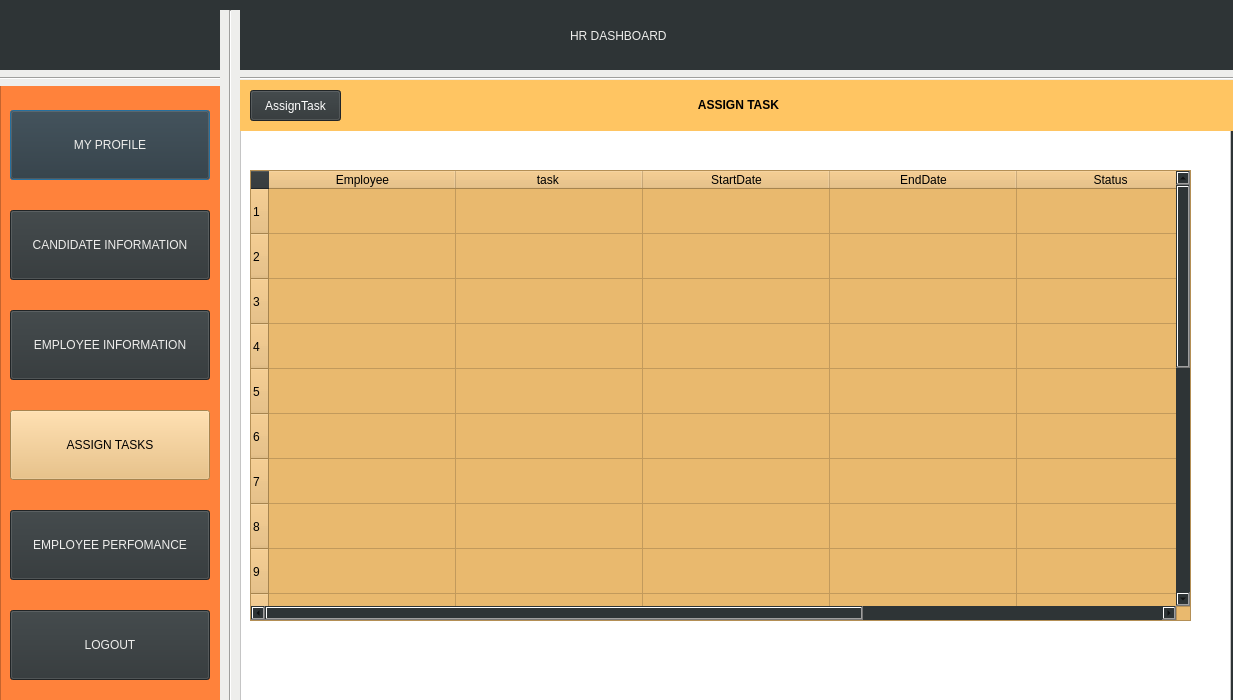
<?xml version="1.0" encoding="UTF-8"?>
<ui version="4.0">
 <class>Dialog</class>
 <widget class="QDialog" name="Dialog">
  <property name="geometry">
   <rect>
    <x>0</x>
    <y>0</y>
    <width>1233</width>
    <height>700</height>
   </rect>
  </property>
  <property name="windowTitle">
   <string>Dialog</string>
  </property>
  <property name="autoFillBackground">
   <bool>false</bool>
  </property>
  <property name="styleSheet">
   <string notr="true">background-color: rgb(46, 52, 54);
border-bottom-color: rgb(238, 238, 236);
border-right-color: rgb(238, 238, 236);
border-top-color: rgb(238, 238, 236);
border-color: rgb(245, 121, 0);</string>
  </property>
  <widget class="QLabel" name="label1">
   <property name="geometry">
    <rect>
     <x>570</x>
     <y>0</y>
     <width>321</width>
     <height>71</height>
    </rect>
   </property>
   <property name="styleSheet">
    <string notr="true">color:rgb(238, 238, 236);
font: 75 30pt &quot;Ubuntu Condensed&quot;;</string>
   </property>
   <property name="text">
    <string>HR DASHBOARD</string>
   </property>
  </widget>
  <widget class="QLabel" name="LOGO">
   <property name="geometry">
    <rect>
     <x>10</x>
     <y>10</y>
     <width>201</width>
     <height>51</height>
    </rect>
   </property>
   <property name="text">
    <string/>
   </property>
   <property name="pixmap">
    <pixmap>../k/interfaces/logo.png</pixmap>
   </property>
   <property name="scaledContents">
    <bool>true</bool>
   </property>
  </widget>
  <widget class="Line" name="line">
   <property name="geometry">
    <rect>
     <x>-10</x>
     <y>70</y>
     <width>1251</width>
     <height>16</height>
    </rect>
   </property>
   <property name="styleSheet">
    <string notr="true">
background-color: rgb(238, 238, 236);</string>
   </property>
   <property name="orientation">
    <enum>Qt::Horizontal</enum>
   </property>
  </widget>
  <widget class="Line" name="line_2">
   <property name="geometry">
    <rect>
     <x>220</x>
     <y>10</y>
     <width>20</width>
     <height>761</height>
    </rect>
   </property>
   <property name="styleSheet">
    <string notr="true">
background-color: rgb(238, 238, 236);</string>
   </property>
   <property name="orientation">
    <enum>Qt::Vertical</enum>
   </property>
  </widget>
  <widget class="QColumnView" name="columnView">
   <property name="geometry">
    <rect>
     <x>0</x>
     <y>80</y>
     <width>226</width>
     <height>621</height>
    </rect>
   </property>
   <property name="styleSheet">
    <string notr="true">background-color: rgb(255, 130, 59);
</string>
   </property>
  </widget>
  <widget class="QPushButton" name="myprofile">
   <property name="geometry">
    <rect>
     <x>10</x>
     <y>110</y>
     <width>200</width>
     <height>70</height>
    </rect>
   </property>
   <property name="cursor">
    <cursorShape>OpenHandCursor</cursorShape>
   </property>
   <property name="mouseTracking">
    <bool>true</bool>
   </property>
   <property name="acceptDrops">
    <bool>false</bool>
   </property>
   <property name="styleSheet">
    <string notr="true">color:rgb(238, 238, 236);
font: 75 17pt &quot;Ubuntu Condensed&quot;;</string>
   </property>
   <property name="text">
    <string>MY PROFILE</string>
   </property>
  </widget>
  <widget class="QPushButton" name="candidate_info">
   <property name="geometry">
    <rect>
     <x>10</x>
     <y>210</y>
     <width>200</width>
     <height>70</height>
    </rect>
   </property>
   <property name="cursor">
    <cursorShape>OpenHandCursor</cursorShape>
   </property>
   <property name="styleSheet">
    <string notr="true">font: 75 17pt &quot;Ubuntu Condensed&quot;;
color:rgb(238, 238, 236);
font: 75 15pt &quot;Ubuntu Condensed&quot;;
</string>
   </property>
   <property name="text">
    <string>CANDIDATE INFORMATION</string>
   </property>
  </widget>
  <widget class="QPushButton" name="empinfo">
   <property name="geometry">
    <rect>
     <x>10</x>
     <y>310</y>
     <width>200</width>
     <height>70</height>
    </rect>
   </property>
   <property name="cursor">
    <cursorShape>OpenHandCursor</cursorShape>
   </property>
   <property name="styleSheet">
    <string notr="true">color:rgb(238, 238, 236);
font: 75 15pt &quot;Ubuntu Condensed&quot;;</string>
   </property>
   <property name="text">
    <string>EMPLOYEE INFORMATION</string>
   </property>
  </widget>
  <widget class="QPushButton" name="logout">
   <property name="geometry">
    <rect>
     <x>10</x>
     <y>610</y>
     <width>200</width>
     <height>70</height>
    </rect>
   </property>
   <property name="cursor">
    <cursorShape>OpenHandCursor</cursorShape>
   </property>
   <property name="styleSheet">
    <string notr="true">color:rgb(238, 238, 236);
font: 75 17pt &quot;Ubuntu Condensed&quot;;</string>
   </property>
   <property name="text">
    <string>LOGOUT</string>
   </property>
  </widget>
  <widget class="QColumnView" name="columnView_2">
   <property name="geometry">
    <rect>
     <x>240</x>
     <y>80</y>
     <width>991</width>
     <height>671</height>
    </rect>
   </property>
   <property name="styleSheet">
    <string notr="true">background-color: rgb(255, 255, 255);
</string>
   </property>
  </widget>
  <widget class="QLabel" name="label">
   <property name="geometry">
    <rect>
     <x>240</x>
     <y>80</y>
     <width>997</width>
     <height>51</height>
    </rect>
   </property>
   <property name="styleSheet">
    <string notr="true">background-color: rgb(255, 197, 98);
font: 75 30pt &quot;Ubuntu Condensed&quot;;</string>
   </property>
   <property name="text">
    <string>&lt;html&gt;&lt;head/&gt;&lt;body&gt;&lt;p align=&quot;center&quot;&gt;&lt;span style=&quot; font-weight:600;&quot;&gt;ASSIGN TASK&lt;/span&gt;&lt;/p&gt;&lt;/body&gt;&lt;/html&gt;</string>
   </property>
  </widget>
  <widget class="QPushButton" name="assigntask">
   <property name="geometry">
    <rect>
     <x>10</x>
     <y>410</y>
     <width>200</width>
     <height>70</height>
    </rect>
   </property>
   <property name="cursor">
    <cursorShape>OpenHandCursor</cursorShape>
   </property>
   <property name="styleSheet">
    <string notr="true">color:rgb(0,0,0);
background-color: rgb(233, 185, 110);
font: 75 15pt &quot;Ubuntu Condensed&quot;;
</string>
   </property>
   <property name="text">
    <string>ASSIGN TASKS</string>
   </property>
  </widget>
  <widget class="QPushButton" name="emp_performance">
   <property name="geometry">
    <rect>
     <x>10</x>
     <y>510</y>
     <width>200</width>
     <height>70</height>
    </rect>
   </property>
   <property name="cursor">
    <cursorShape>OpenHandCursor</cursorShape>
   </property>
   <property name="styleSheet">
    <string notr="true">color:rgb(238, 238, 236);
font: 75 15pt &quot;Ubuntu Condensed&quot;;</string>
   </property>
   <property name="text">
    <string>EMPLOYEE PERFOMANCE</string>
   </property>
  </widget>
  <widget class="QTableWidget" name="tableWidget">
   <property name="geometry">
    <rect>
     <x>250</x>
     <y>170</y>
     <width>941</width>
     <height>451</height>
    </rect>
   </property>
   <property name="styleSheet">
    <string notr="true">background-color: rgb(233, 185, 110);</string>
   </property>
   <property name="rowCount">
    <number>20</number>
   </property>
   <attribute name="horizontalHeaderCascadingSectionResizes">
    <bool>true</bool>
   </attribute>
   <attribute name="horizontalHeaderDefaultSectionSize">
    <number>187</number>
   </attribute>
   <attribute name="horizontalHeaderShowSortIndicator" stdset="0">
    <bool>true</bool>
   </attribute>
   <attribute name="horizontalHeaderStretchLastSection">
    <bool>true</bool>
   </attribute>
   <attribute name="verticalHeaderCascadingSectionResizes">
    <bool>false</bool>
   </attribute>
   <attribute name="verticalHeaderDefaultSectionSize">
    <number>45</number>
   </attribute>
   <attribute name="verticalHeaderShowSortIndicator" stdset="0">
    <bool>false</bool>
   </attribute>
   <attribute name="verticalHeaderStretchLastSection">
    <bool>false</bool>
   </attribute>
   <row/>
   <row/>
   <row/>
   <row/>
   <row/>
   <row/>
   <row/>
   <row/>
   <row/>
   <row/>
   <row/>
   <row/>
   <row/>
   <row/>
   <row/>
   <row/>
   <row/>
   <row/>
   <row/>
   <row/>
   <column>
    <property name="text">
     <string>Employee</string>
    </property>
   </column>
   <column>
    <property name="text">
     <string>task </string>
    </property>
   </column>
   <column>
    <property name="text">
     <string>StartDate</string>
    </property>
   </column>
   <column>
    <property name="text">
     <string>EndDate</string>
    </property>
   </column>
   <column>
    <property name="text">
     <string>Status</string>
    </property>
   </column>
   <column>
    <property name="text">
     <string>TaskNo</string>
    </property>
   </column>
  </widget>
  <widget class="QPushButton" name="assign1button">
   <property name="geometry">
    <rect>
     <x>250</x>
     <y>90</y>
     <width>91</width>
     <height>31</height>
    </rect>
   </property>
   <property name="styleSheet">
    <string notr="true">color: rgb(255, 255, 255);</string>
   </property>
   <property name="text">
    <string>AssignTask</string>
   </property>
  </widget>
  <zorder>columnView_2</zorder>
  <zorder>columnView</zorder>
  <zorder>label1</zorder>
  <zorder>LOGO</zorder>
  <zorder>line</zorder>
  <zorder>line_2</zorder>
  <zorder>empinfo</zorder>
  <zorder>logout</zorder>
  <zorder>myprofile</zorder>
  <zorder>candidate_info</zorder>
  <zorder>label</zorder>
  <zorder>assigntask</zorder>
  <zorder>emp_performance</zorder>
  <zorder>tableWidget</zorder>
  <zorder>assign1button</zorder>
 </widget>
 <resources/>
 <connections/>
</ui>
